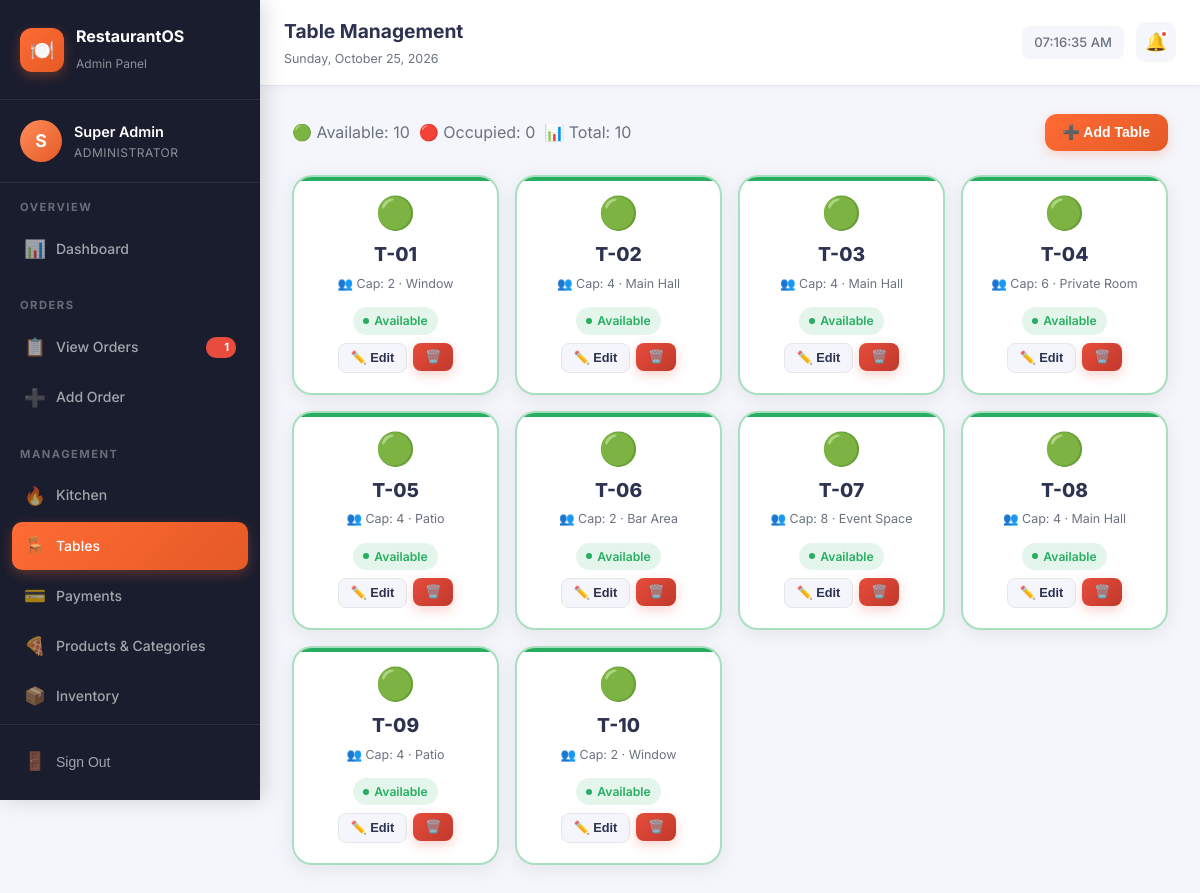
/public/admin/tables (signed in), run on the app's committed database.
### tables this page shows
CREATE TABLE IF NOT EXISTS restaurant_table (
    table_id INT PRIMARY KEY AUTO_INCREMENT,
    table_number VARCHAR(50) NOT NULL UNIQUE,
    capacity INT DEFAULT 4,
    is_occupied BOOLEAN DEFAULT FALSE,
    location VARCHAR(100) DEFAULT 'Main Hall',
    created_at TIMESTAMP DEFAULT CURRENT_TIMESTAMP
);

CREATE TABLE IF NOT EXISTS `order` (
    order_id INT PRIMARY KEY AUTO_INCREMENT,
    table_id INT,
    waiter_id INT,
    order_status VARCHAR(50) DEFAULT 'pending',
    total_amount DECIMAL(10,2) DEFAULT 0.00,
    payment_status VARCHAR(50) DEFAULT 'unpaid',
    order_date DATETIME DEFAULT CURRENT_TIMESTAMP,
    notes TEXT,
    FOREIGN KEY (table_id) REFERENCES restaurant_table(table_id) ON DELETE SET NULL,
    FOREIGN KEY (waiter_id) REFERENCES waiter(waiter_id) ON DELETE SET NULL
);

### app/controllers/AdminController.php (called while the page is built, shortened)
<?php
require_once __DIR__ . '/../../config/database.php';
class AdminController {
    private $db;
    public function __construct() {
        $this->db = Database::getInstance();
    }
    public function tables() {
        $tables = $this->db->fetchAll("SELECT t.*, o.order_id, o.order_status, o.total_amount, o.payment_status as order_payment_status FROM restaurant_table t LEFT JOIN `order` o ON t.table_id = o.table_id AND o.order_status NOT IN ('completed','cancelled') ORDER BY t.table_number");
        require_once __DIR__ . '/../views/admin/tables.php';
    }
}

### config/database.php (called while the page is built, shortened)
<?php
class Database {
    private static $instance = null;
    private $connection;
    private function __construct() {
        $this->connection = new mysqli(DB_HOST, DB_USER, DB_PASS, DB_NAME);
        $this->connection->set_charset('utf8mb4');
    }
    public static function getInstance() {
        if (self::$instance === null) {
            self::$instance = new self();
        }
        return self::$instance;
    }
    public function query($sql, $params = [], $types = '') {
        $stmt = $this->connection->prepare($sql);
        $stmt->execute();
        return $stmt;
    }
    public function fetchAll($sql, $params = [], $types = '') {
        $stmt = $this->query($sql, $params, $types);
        $result = $stmt->get_result();
        return $result->fetch_all(MYSQLI_ASSOC);
    }
}

### app/views/admin/tables.php (the view, shortened to what this page needs)
<?php $page_title = 'Table Management'; require_once __DIR__ . '/../shared/admin_layout_start.php'; ?>
<div style="display:flex;justify-content:space-between;align-items:center;margin-bottom:24px" class="animate-in">
  <div>
    <span style="color:var(--text-secondary)">
      🟢 Available: <?= count(array_filter($tables, fn($t) => !$t['is_occupied'])) ?>
      &nbsp;🔴 Occupied: <?= count(array_filter($tables, fn($t) => $t['is_occupied'])) ?>
      &nbsp;📊 Total: <?= count($tables) ?>
    </span>
  </div>
  <button class="btn btn-primary" onclick="openModal('add-table-modal')">➕ Add Table</button>
</div>
<div class="table-grid animate-in-delay-1">
  <?php foreach ($tables as $i => $table): ?>
  <div class="table-card <?= $table['is_occupied'] ? 'occupied' : 'free' ?> animate-in" style="animation-delay:<?= $i*0.04 ?>s">
    <div class="table-icon"><?= $table['is_occupied'] ? '🔴' : '🟢' ?></div>
    <div class="table-number"><?= htmlspecialchars($table['table_number']) ?></div>
    <div class="table-info">👥 Cap: <?= $table['capacity'] ?> · <?= htmlspecialchars($table['location']) ?></div>
    <div class="table-status">
      <?php if ($table['is_occupied']): ?>
        <span class="badge badge-unpaid">Occupied</span>
        <?php if ($table['order_id']): ?>
        <div style="margin-top:8px">
          <a href="<?= BASE_URL ?>/admin/order/<?= $table['order_id'] ?>" class="btn btn-info btn-sm">View Order</a>
        </div>
        <?php endif; ?>
      <?php else: ?>
        <span class="badge badge-active">Available</span>
        <div style="margin-top:8px;display:flex;gap:6px;justify-content:center">
          <button class="btn btn-secondary btn-sm" onclick="editTable(<?= $table['table_id'] ?>, '<?= addslashes($table['table_number']) ?>', <?= $table['capacity'] ?>, '<?= addslashes($table['location']) ?>')">✏️ Edit</button>
          <form action="<?= BASE_URL ?>/admin/delete-table/<?= $table['table_id'] ?>" method="POST" style="display:inline">
            <button type="submit" class="btn btn-danger btn-sm" data-confirm="Delete this table?">🗑️</button>
          </form>
        </div>
      <?php endif; ?>
    </div>
  </div>
  <?php endforeach; ?>
</div>
<?php require_once __DIR__ . '/../shared/admin_layout_end.php'; ?>

### public/css/style.css (style rules this page uses)
:root { --primary: #FF6B35; --primary-dark: #E55A25; --primary-light: #FF8C5A; --secondary: #2D3250; --secondary-light: #3D4570; --accent: #F7C59F; --success: #27AE60; --warning: #F39C12; --danger: #E74C3C; --info: #3498DB; --dark: #1A1D2E; --sidebar-width: 260px; --bg: #F4F6FB; --card-bg: #FFFFFF; --text-primary: #2D3250; --text-secondary: #6B7280; --border: #E5E7EB; --shadow: 0 4px 20px rgba(0,0,0,0.08); --shadow-lg: 0 10px 40px rgba(0,0,0,0.12); --radius: 12px; --radius-lg: 20px; --transition: all 0.3s cubic-bezier(0.4, 0, 0.2, 1); }
*, *::before, *::after { box-sizing: border-box; margin: 0; padding: 0; }
body { font-family: 'Inter', -apple-system, BlinkMacSystemFont, sans-serif; background: var(--bg); color: var(--text-primary); line-height: 1.6; overflow-x: hidden; }
.animate-in { animation: fadeInUp 0.5s ease both; }
.animate-in-delay-1 { animation: fadeInUp 0.5s ease 0.1s both; }
.badge { display: inline-flex; align-items: center; gap: 5px; padding: 4px 10px; border-radius: 20px; font-size: 0.76rem; font-weight: 600; white-space: nowrap; flex-shrink: 0; }
.badge::before { content: ''; width: 6px; height: 6px; border-radius: 50%; flex-shrink: 0; }
.badge-active { background: rgba(39,174,96,0.12); color: var(--success); }
.badge-active::before { background: var(--success); }
.btn { display: inline-flex; align-items: center; justify-content: center; gap: 6px; padding: 9px 18px; border-radius: var(--radius); font-size: 0.875rem; font-weight: 600; cursor: pointer; transition: background 0.2s, box-shadow 0.2s, transform 0.15s; border: none; text-decoration: none; position: relative; overflow: hidden; isolation: isolate; white-space: nowrap; vertical-align: middle; line-height: 1.4; flex-shrink: 0; }
.btn-primary { background: linear-gradient(135deg, var(--primary), var(--primary-dark)); color: #fff; box-shadow: 0 4px 12px rgba(255,107,53,0.25); }
.btn-danger { background: linear-gradient(135deg, #E74C3C, #C0392B); color: #fff; box-shadow: 0 4px 12px rgba(231,76,60,0.25); }
.btn-secondary { background: var(--bg); color: var(--text-primary); border: 1.5px solid var(--border); }
.btn-sm { padding: 5px 12px; font-size: 0.8rem; border-radius: 8px; }
.table-grid { display: grid; grid-template-columns: repeat(auto-fill, minmax(170px, 1fr)); gap: 16px; }
.table-card { background: var(--card-bg); border-radius: var(--radius-lg); padding: 20px 16px; text-align: center; box-shadow: var(--shadow); transition: transform 0.2s, box-shadow 0.2s; cursor: pointer; border: 2px solid transparent; position: relative; overflow: hidden; }
.table-card.free { border-color: rgba(39,174,96,0.4); }
.table-card.free::after { content: ''; position: absolute; top: 0; left: 0; right: 0; height: 4px; background: var(--success); }
.table-icon { font-size: 2rem; margin-bottom: 10px; line-height: 1; }
.table-number { font-size: 1.2rem; font-weight: 800; }
.table-info { font-size: 0.78rem; color: var(--text-secondary); margin-top: 4px; }
.table-status { margin-top: 12px; }

### data on the page
restaurant_table: is_occupied "0", table_number "T-01", capacity "2", location "Window"
order: table.table_number "T-02", table.capacity "4", table.location "Main Hall"
order: table.table_number "T-03", table.capacity "4", table.location "Main Hall"
order: table.table_number "T-04", table.capacity "6", table.location "Private Room"
restaurant_table: table_number "T-05", capacity "4", location "Patio"
restaurant_table: table_number "T-06", capacity "2", location "Bar Area"
restaurant_table: table_number "T-07", capacity "8", location "Event Space"
restaurant_table: table_number "T-08", capacity "4", location "Main Hall"
restaurant_table: table_number "T-09", capacity "4", location "Patio"
restaurant_table: table_number "T-10", capacity "2", location "Window"

### other printed values
$initials "S"
$admin_name "Super Admin"
$pending_orders "1"
$page_title "Table Management"
count(array_filter($tables, fn($t) => !$t['is_occupied'])) "10"
count($tables) "10"
